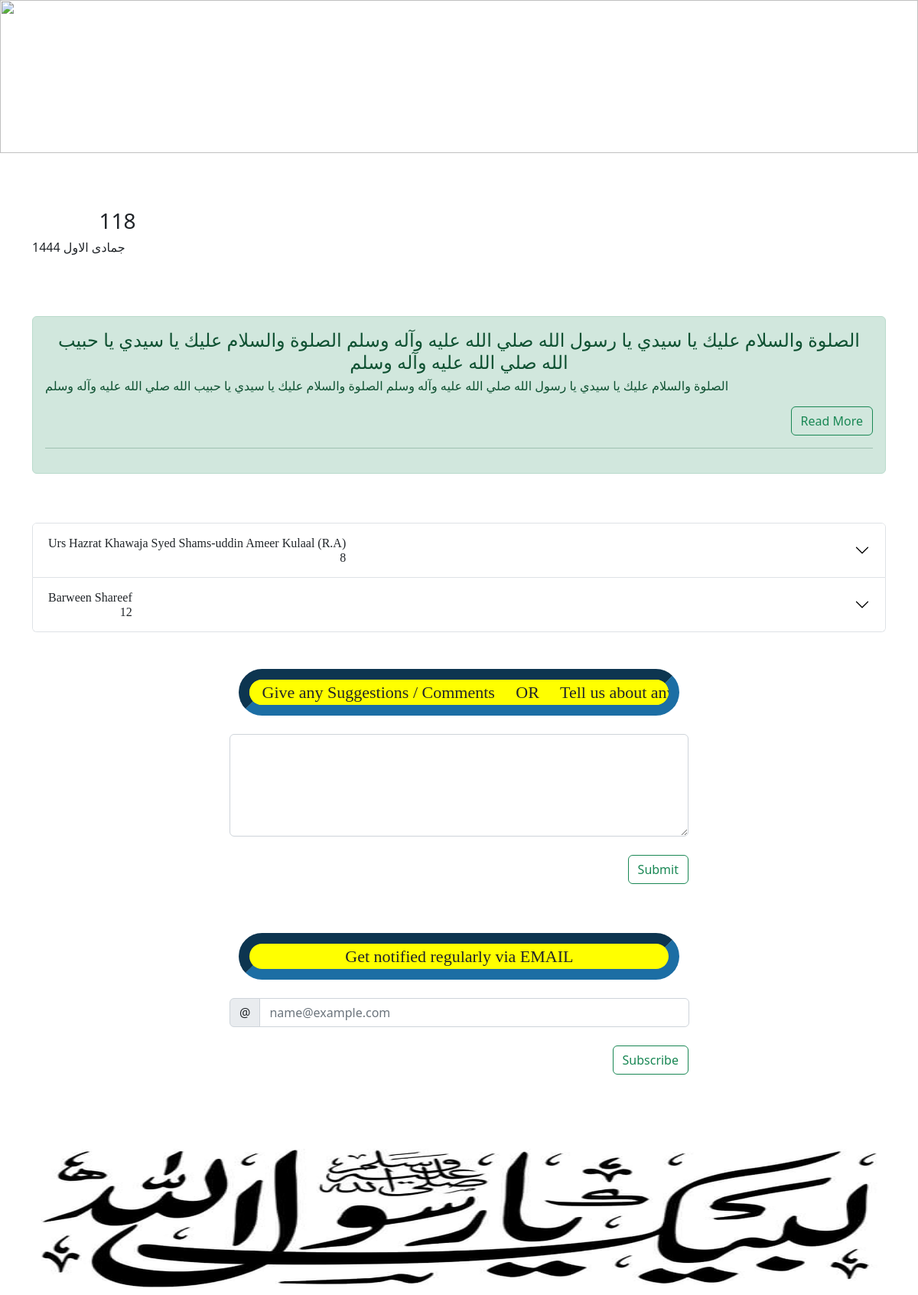
The page / on the database its author committed.
### homesite/models.py (models this page shows, shortened)
class ayyaam(models.Model):
    id = models.IntegerField(auto_created=True, primary_key=True)
    title = models.CharField(max_length=200)
    details = models.CharField(max_length=1200)
    mydate = models.IntegerField(default=00)
    month = models.CharField(max_length=2)
    month_islamic_title = models.CharField(max_length=22)
    details_page_link = models.CharField(max_length=112)
    class Meta:
        verbose_name_plural = 'Title_Info'

### homesite/views.py (the view)
# urls.py: path('', views.homepage),
def homepage(request):
    date = find_islamic_date()
    mydata = ayyaam.objects.all().order_by("mydate")
    matched_data = []
    now = datetime.datetime.now()
    today = [['''الصلوة والسلام عليك يا سيدي يا رسول الله\n
صلي الله عليه وآله وسلم\n\n
الصلوة والسلام عليك يا سيدي يا حبيب الله\n
صلي الله عليه وآله وسلم\n''']]
    done = False
    for i, data in enumerate(mydata):
        if data.month == str(date[1]):
            if data.mydate == date[0]:
                if done == False:
                    today = []
                    done = True
                today.append([data.title, data.details, data.month_islamic_title, data.details_page_link, data.mydate, data.month, i])
            matched_data.append((data.title, data.details, data.month_islamic_title, data.details_page_link, data.mydate, data.month, i))
    month_numbers = {
        '1': 'محرم الحرام',
        '2': 'صفرالمظفر',
        '3': 'ربیع الاول',
        '4': 'ربیع الثانی',
        '5': 'جمادی الاول',
        '6': 'جمادی الثانی',
        '7': 'رجب المرجب',
        '8': 'شعبان العظم',
        '9': 'رمضان المبارک',
        '10': 'شوال المکرم',
        '11': 'ذیقعدہ الحرام',
        '12': 'ذوالحجۃ الحرام'
    }
    stuff_for_frontend = {'data': matched_data, 'today': today, 'islamic_date': date[0], 'islamic_month': date[1], "islamic_month_name":  month_numbers[str(date[1])], "saal": date[2]}
    return render(request, 'home.html', stuff_for_frontend)

### homesite/views.py (called while the page is built)
def find_islamic_date():
    date = dateStore.objects.all()
    date = date[0]
    mahina = date.IslamicMonth
    saal = date.IslamicYear
    now = datetime.datetime.now()
    date1 = datetime.datetime(int(date.startYear), int(date.startMonth), int(date.startDate))
    date2 = datetime.datetime(now.year, now.month, now.day)
    delta = date2 - date1
    days = delta.total_seconds() / 60 / 60 / 24
    return int(days), int(mahina), int(saal)

### homesite/templates/home.html (shortened to what this page needs)
{% load static %}
<!doctype html>
<html lang="en">
  <head>
    <link href="https://cdn.jsdelivr.net/npm/bootstrap@5.2.0/dist/css/bootstrap.min.css" rel="stylesheet">
  </head>
  <body>
  <div class="header" >
      <img src="https://scontent.fisb1-2.fna.fbcdn.net/v/t1.18169-9/16406545_1884143368472532_3211688223076855803_n.jpg?_nc_cat=107&ccb=1-7&_nc_sid=e3f864&_nc_ohc=XZBwV2DVpMwAX9kl6bB&tn=17aBZr_-NB9gd_8O&_nc_ht=scontent.fisb1-2.fna&oh=00_AfAqtQPu1UsDJ7DyeiV_xvh41ePUGGxzec0v3IHrVEIXrw&oe=638D5096" class="img-fluid" alt="" style="width:100%;height:200px;">
  </div>
    <br>
    <br>
    <br>
        <div class="container">
          <h3>&nbsp;&nbsp;&nbsp;&nbsp;&nbsp;&nbsp;&nbsp;&nbsp;&nbsp;&nbsp;&nbsp;&nbsp;{{ islamic_date }}</h3>
          <h6>{{ saal }}&nbsp;{{ islamic_month_name }}</h6>
        </div>
    <br>
    <br>
    <br>
    <div class="container">
      <div class="alert alert-success" role="alert">
        {% for day in today %}
          <h4 class="alert-heading" style="text-align:center">{{day.0}}</h4>
          <h6>{{day.0 }}</h6>
        <p class="mb-0"> <div class="d-grid gap-2 d-md-flex justify-content-md-end">
  <button type="button" class="btn btn-outline-success">Read More</button>
</div></p>
        <hr>
        {% endfor %}
</div>
      <br>
      <br>
      <div class="accordion">
      {% for post in data %}
          <div class="accordion-item">
            <h2 class="accordion-header" id="heading{{ post.6 }}">
              <button class="accordion-button collapsed" type="button" data-bs-toggle="collapse" data-bs-target="#collapse{{ post.6 }}" aria-expanded="false" aria-controls="collapse{{ post.6 }}">
                  <div style="font-family: times new roman; font-size: 48;">{{ post.0 }}            <div style="text-align: right;">{{post.4}}</div></div>
              </button>
            </h2>
        </div>
   {% endfor %}
</div>
    </div>
  <br>
  <br>
  <form action="/suggestions/" method="post">
  <div class="mb-3" style=" margin: auto;  width: 50%;">
  <label for="exampleFormControlTextarea1" class="form-label container"><pre style="font-family:times new roman; font-size: 22px; border-radius: 1cm; border-color:cyan; border: 14px inset #1C6EA4; background-color:yellow; text-align:center;">   Give any Suggestions / Comments     OR     Tell us about any Date   </pre></label>
  <textarea class="form-control" id="exampleFormControlTextarea1" rows="5" name="data"></textarea>
    <br>
    <div class="d-grid gap-2 d-md-flex justify-content-md-end">
      <button type="submit" value="Submit" class="btn btn-outline-success" >Submit</button>
</div>
</div>
</form>
<br>
<br>
  <form action="/subscribe/" method="post">
  <div class="mb-3" style=" margin: auto;  width: 50%;">
  <label for="exampleFormControlTextarea1" class="form-label container"><pre style="font-family:times new roman; font-size: 22px; border-radius: 1cm; border-color:cyan; border: 14px inset #1C6EA4; background-color:yellow; text-align:center;">   Get notified regularly via EMAIL   </pre></label>
    <div class="input-group has-validation">
      <span class="input-group-text" id="inputGroupPrepend3">@</span>
      <input type="email" class="form-control" id="exampleFormControlInput12" name="email" placeholder="name@example.com">
    </div>
    <br>
    <div class="d-grid gap-2 d-md-flex justify-content-md-end">
      <button type="submit" value="Submit" class="btn btn-outline-success" >Subscribe</button>
</div>
</div>
</form>
  <br>
  <br>
  <br>
  <div class="footer" >
      <img src="{% static 'homesite/images/footer.jpg' %}" class="img-fluid" alt="" style="width:100%;height:200px;">
  </div>
  </body>
</html>

### rows shown on the page
ayyaam: title "Urs Hazrat Khawaja Syed Shams-uddin Ameer Kulaal (R.A)"
ayyaam: title "Barween Shareef"

### other values the page prints
{{ islamic_date }} "118"
{{ saal }} "1444"
{{ islamic_month_name }} "جمادی الاول"
{{ day.0 }} "الصلوة والسلام عليك يا سيدي يا رسول الله صلي الله عليه وآله وسلم الصلوة والسلام عليك يا سيدي يا حبيب الله صلي الله عليه وآله وسلم"
{{ post.4 }} "8" "12"
